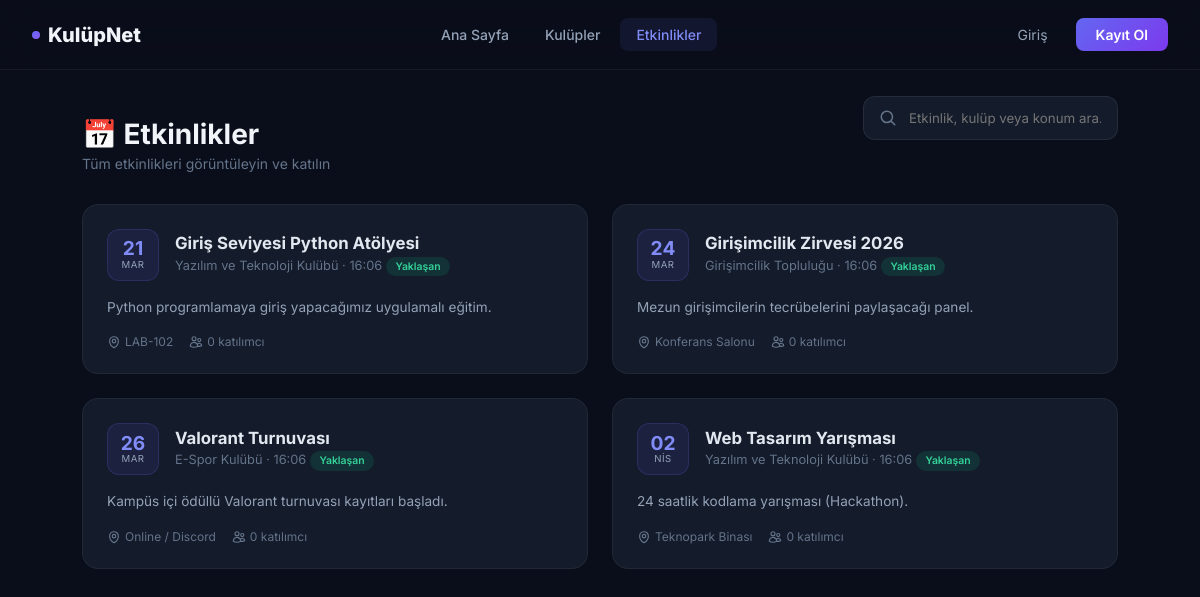
Screenshot of /etkinlikler.php with the database file from the repository.
### tables this page shows
CREATE TABLE IF NOT EXISTS etkinlikler (
    id INT AUTO_INCREMENT PRIMARY KEY,
    kulup_id INT,
    baslik VARCHAR(200) NOT NULL,
    aciklama TEXT,
    tarih DATETIME NOT NULL,
    konum VARCHAR(200),
    kisi_siniri INT DEFAULT NULL,
    FOREIGN KEY (kulup_id) REFERENCES kulupler(id) ON DELETE SET NULL
);

CREATE TABLE IF NOT EXISTS kulupler (
    id INT AUTO_INCREMENT PRIMARY KEY,
    ad VARCHAR(100) NOT NULL,
    aciklama TEXT
);

### etkinlikler.php (the view, shortened to what this page needs)
<?php
require_once 'config/veritabani.php';
$giris_yapildi = isset($_SESSION['kullanici_id']);
$aranan = trim($_GET['aranan'] ?? '');
$sayfa_kayit_sayisi = 6;
$sayfa = isset($_GET['sayfa']) ? max(1, (int)$_GET['sayfa']) : 1;
$offset = ($sayfa - 1) * $sayfa_kayit_sayisi;
$where_clauses = ["e.tarih >= NOW()"];
$params = [];
$where_sql = "WHERE " . implode(" AND ", $where_clauses);
$sql = "SELECT e.*, k.ad as kulup_adi, (SELECT COUNT(*) FROM etkinlik_katilimlari WHERE etkinlik_id = e.id) as katilimci_sayisi
        FROM etkinlikler e
        LEFT JOIN kulupler k ON e.kulup_id = k.id
        $where_sql
        ORDER BY e.tarih ASC
        LIMIT $sayfa_kayit_sayisi OFFSET $offset";
$stmt = $db->prepare($sql);
$stmt->execute($params);
$etkinlikler = $stmt->fetchAll();
$aylar = ['Oca','Şub','Mar','Nis','May','Haz','Tem','Ağu','Eyl','Eki','Kas','Ara'];
?>
<!DOCTYPE html>
<html lang="tr">
<head>
</head>
<body>
    <nav class="navbar">
        <a href="index.php" class="nav-brand"><span class="brand-dot"></span> KulüpNet</a>
        <div class="nav-links">
            <a href="index.php">Ana Sayfa</a>
            <a href="kulupler.php">Kulüpler</a>
            <a href="etkinlikler.php" class="active">Etkinlikler</a>
        </div>
        <div class="nav-auth">
            <?php if ($giris_yapildi): ?>
                <div class="user-menu" style="display: flex; align-items: center; gap: 0.75rem;">
                    <a href="profil.php" class="user-avatar-nav"><?php echo mb_strtoupper(mb_substr($_SESSION['kullanici_ad'], 0, 1)); ?></a>
                    <a href="profil.php" style="text-decoration:none;"><span class="user-menu-name" style="font-size: 0.875rem; font-weight: 600; color: #e2e8f0;"><?php echo htmlspecialchars($_SESSION['kullanici_ad']); ?></span></a>
                    <a href="ayarlar.php" class="btn-ghost" title="Ayarlar">
                        <svg xmlns="http://www.w3.org/2000/svg" fill="none" viewBox="0 0 24 24" stroke-width="2" stroke="currentColor" style="width:18px;height:18px;">
                            <path stroke-linecap="round" stroke-linejoin="round" d="M9.594 3.94c.09-.542.56-.94 1.11-.94h2.593c.55 0 1.02.398 1.11.94l.213 1.281c.063.374.313.686.645.87.074.04.147.083.22.127.325.196.72.257 1.075.124l1.217-.456a1.125 1.125 0 0 1 1.37.49l1.296 2.247a1.125 1.125 0 0 1-.26 1.431l-1.003.827c-.293.241-.438.613-.43.992a7.723 7.723 0 0 1 0 .255c-.008.378.137.75.43.991l1.004.827c.424.35.534.955.26 1.43l-1.298 2.247a1.125 1.125 0 0 1-1.369.491l-1.217-.456c-.355-.133-.75-.072-1.076.124a6.47 6.47 0 0 1-.22.128c-.331.183-.581.495-.644.869l-.213 1.281c-.09.543-.56.94-1.11.94h-2.594c-.55 0-1.019-.398-1.11-.94l-.213-1.281c-.062-.374-.312-.686-.644-.87a6.52 6.52 0 0 1-.22-.127c-.325-.196-.72-.257-1.076-.124l-1.217.456a1.125 1.125 0 0 1-1.369-.49l-1.297-2.247a1.125 1.125 0 0 1 .26-1.431l1.004-.827c.292-.24.437-.613.43-.991a6.932 6.932 0 0 1 0-.255c.007-.38-.138-.751-.43-.992l-1.004-.827a1.125 1.125 0 0 1-.26-1.43l1.297-2.247a1.125 1.125 0 0 1 1.37-.491l1.216.456c.356.133.751.072 1.076-.124.072-.044.146-.086.22-.128.332-.183.582-.495.644-.869l.214-1.28Z" />
                            <path stroke-linecap="round" stroke-linejoin="round" d="M15 12a3 3 0 1 1-6 0 3 3 0 0 1 6 0Z" />
                        </svg>
                    </a>
                    <a href="cikis.php" class="btn-ghost" title="Çıkış">
                        <svg xmlns="http://www.w3.org/2000/svg" fill="none" viewBox="0 0 24 24" stroke-width="2" stroke="currentColor" style="width:18px;height:18px;">
                            <path stroke-linecap="round" stroke-linejoin="round" d="M15.75 9V5.25A2.25 2.25 0 0 0 13.5 3h-6a2.25 2.25 0 0 0-2.25 2.25v13.5A2.25 2.25 0 0 0 7.5 21h6a2.25 2.25 0 0 0 2.25-2.25V15m3 0 3-3m0 0-3-3m3 3H9" />
                        </svg>
                    </a>
                </div>
            <?php else: ?>
                <a href="giris.php" class="btn-ghost">Giriş</a>
                <a href="kayit.php" class="btn-primary-nav">Kayıt Ol</a>
            <?php endif; ?>
        </div>
    </nav>
    <div class="container">
        <div class="page-header">
            <div style="display: flex; justify-content: space-between; align-items: flex-end; flex-wrap: wrap; gap: 1rem;">
                <div>
                    <h1>📅 Etkinlikler</h1>
                    <p>Tüm etkinlikleri görüntüleyin ve katılın</p>
                </div>
                <form action="" method="GET" class="search-container">
                    <svg class="search-icon" xmlns="http://www.w3.org/2000/svg" fill="none" viewBox="0 0 24 24" stroke-width="2" stroke="currentColor"><path stroke-linecap="round" stroke-linejoin="round" d="m21 21-5.197-5.197m0 0A7.5 7.5 0 1 0 5.196 5.196a7.5 7.5 0 0 0 10.607 10.607Z" /></svg>
                    <input type="text" name="aranan" class="search-input" placeholder="Etkinlik, kulüp veya konum ara..." value="<?php echo htmlspecialchars($aranan); ?>">
                </form>
            </div>
        </div>
        <div class="cards-grid">
            <?php if (!empty($etkinlikler)):
                foreach ($etkinlikler as $e):
                    $ts = strtotime($e['tarih']);
                    $gun = date('d', $ts); $ay = $aylar[(int)date('n', $ts) - 1]; $saat = date('H:i', $ts);
                    $gecmis = $ts < time();
            ?>
            <div class="event-card">
                <div class="card-top">
                    <div class="card-date">
                        <span class="day"><?php echo $gun; ?></span>
                        <span class="month"><?php echo $ay; ?></span>
                    </div>
                    <div>
                        <div class="card-title"><?php echo htmlspecialchars($e['baslik']); ?></div>
                        <div class="card-subtitle">
                            <?php echo htmlspecialchars($e['kulup_adi'] ?? 'Genel'); ?> · <?php echo $saat; ?>
                            <?php if ($gecmis): ?>
                                <span class="status-badge status-past">Bitti</span>
                            <?php else: ?>
                                <span class="status-badge status-upcoming">Yaklaşan</span>
                            <?php endif; ?>
                        </div>
                    </div>
                </div>
                <div class="card-desc"><?php echo htmlspecialchars($e['aciklama'] ?? 'Açıklama yok.'); ?></div>
                <div class="card-footer">
                    <div class="card-meta-row">
                        <div class="card-meta-item">
                            <?php echo htmlspecialchars($e['konum'] ?? 'Belirtilmedi'); ?>
                        </div>
                        <div class="card-meta-item">
                            <?php
                                $ks = $e['kisi_siniri'] ?? null;
                                $sinir_text = $ks ? ' / ' . $ks : '';
                                echo $e['katilimci_sayisi'] . $sinir_text . ' katılımcı';
                            ?>
                        </div>
                    </div>
                </div>
            </div>
            <?php endforeach; endif; ?>
        </div>
    </div>
</body>
</html>

### etkinlikler.php (style rules this page uses)
*, *::before, *::after { box-sizing: border-box; margin: 0; padding: 0; }
body { font-family: 'Inter', sans-serif; background: #0a0e1a; color: #f1f5f9; min-height: 100vh; }
.navbar { position: fixed; top: 0; left: 0; right: 0; z-index: 100; background: rgba(10,14,26,0.8); backdrop-filter: blur(20px); border-bottom: 1px solid rgba(255,255,255,0.06); padding: 0 2rem; height: 70px; display: flex; align-items: center; justify-content: space-between; }
.nav-brand { font-size: 1.25rem; font-weight: 800; color: #f1f5f9; text-decoration: none; display: flex; align-items: center; gap: 0.5rem; }
.nav-brand .brand-dot { width: 8px; height: 8px; border-radius: 50%; background: linear-gradient(135deg, #6366f1, #8b5cf6); }
.nav-links { display: flex; gap: 0.25rem; }
.nav-links a { color: #94a3b8; text-decoration: none; padding: 0.5rem 1rem; border-radius: 0.5rem; font-size: 0.875rem; font-weight: 500; transition: all 0.2s; }
.nav-links a.active { color: #818cf8; background: rgba(99,102,241,0.1); }
.nav-auth { display: flex; gap: 0.75rem; align-items: center; }
.btn-ghost { color: #94a3b8; text-decoration: none; padding: 0.5rem 1rem; font-size: 0.875rem; border-radius: 0.5rem; transition: all 0.2s; }
.btn-primary-nav { background: linear-gradient(135deg, #6366f1, #7c3aed); color: white; border: none; padding: 0.5rem 1.25rem; border-radius: 0.5rem; font-size: 0.875rem; font-weight: 600; text-decoration: none; }
.container { max-width: 1100px; margin: 0 auto; padding: 6rem 2rem 3rem; }
.page-header { margin-bottom: 2rem; }
.page-header h1 { font-size: 1.75rem; font-weight: 700; margin-bottom: 0.25rem; }
.page-header p { font-size: 0.875rem; color: #64748b; }
.cards-grid { display: grid; grid-template-columns: repeat(auto-fill, minmax(340px, 1fr)); gap: 1.5rem; }
.event-card { background: rgba(30,41,59,0.5); border: 1px solid rgba(255,255,255,0.06); border-radius: 1rem; padding: 1.5rem; transition: all 0.3s; position: relative; overflow: hidden; }
.event-card .card-top { display: flex; align-items: center; gap: 1rem; margin-bottom: 1rem; }
.card-date { display: flex; flex-direction: column; align-items: center; justify-content: center; min-width: 52px; height: 52px; border-radius: 0.75rem; background: rgba(99,102,241,0.1); border: 1px solid rgba(99,102,241,0.2); }
.card-date .day { font-size: 1.2rem; font-weight: 700; color: #818cf8; line-height: 1; }
.card-date .month { font-size: 0.6rem; color: #94a3b8; text-transform: uppercase; letter-spacing: 0.05em; }
.card-title { font-size: 1.05rem; font-weight: 700; color: #e2e8f0; margin-bottom: 0.2rem; }
.card-subtitle { font-size: 0.8rem; color: #64748b; }
.card-desc { font-size: 0.85rem; color: #94a3b8; line-height: 1.6; margin-bottom: 1rem; display: -webkit-box; -webkit-line-clamp: 2; -webkit-box-orient: vertical; overflow: hidden; }
.card-footer { display: flex; align-items: center; justify-content: space-between; gap: 0.5rem; flex-wrap: wrap; }
.card-meta-row { display: flex; gap: 1rem; align-items: center; }
.card-meta-item { display: flex; align-items: center; gap: 0.25rem; font-size: 0.75rem; color: #64748b; }
.card-meta-item svg { width: 14px; height: 14px; }
.status-badge { display: inline-flex; align-items: center; gap: 0.25rem; padding: 0.2rem 0.6rem; border-radius: 1rem; font-size: 0.65rem; font-weight: 600; }
.status-upcoming { background: rgba(16,185,129,0.15); color: #34d399; }
.event-card { animation: fadeInUp 0.6s ease forwards; opacity: 0; }
.event-card:nth-child(1) { animation-delay: 0.05s; }
.event-card:nth-child(2) { animation-delay: 0.1s; }
.event-card:nth-child(3) { animation-delay: 0.15s; }
.event-card:nth-child(4) { animation-delay: 0.2s; }
.search-container { margin-bottom: 2rem; position: relative; max-width: 500px; }
.search-input { width: 100%; padding: 0.8rem 1rem 0.8rem 2.8rem; border-radius: 0.75rem; background: rgba(30,41,59,0.5); border: 1px solid rgba(255,255,255,0.08); color: white; font-family: 'Inter', sans-serif; transition: all 0.3s; }
.search-icon { position: absolute; left: 1rem; top: 50%; transform: translateY(-50%); color: #64748b; width: 18px; height: 18px; }

### rows the page displays
etkinlikler: tarih "21", tarih "MAR", baslik "Giriş Seviyesi Python Atölyesi", kulup.ad "Yazılım ve Teknoloji Kulübü", tarih "16:06", shows "Yaklaşan", aciklama "Python programlamaya giriş yapacağımız uygulamalı eğitim.", konum "LAB-102", katilimci_sayisi "0"
etkinlikler: tarih "24", tarih "MAR", baslik "Girişimcilik Zirvesi 2026", kulup.ad "Girişimcilik Topluluğu", tarih "16:06", shows "Yaklaşan", aciklama "Mezun girişimcilerin tecrübelerini paylaşacağı panel.", konum "Konferans Salonu", katilimci_sayisi "0"
etkinlikler: tarih "26", tarih "MAR", baslik "Valorant Turnuvası", kulup.ad "E-Spor Kulübü", tarih "16:06", shows "Yaklaşan", aciklama "Kampüs içi ödüllü Valorant turnuvası kayıtları başladı.", konum "Online / Discord", katilimci_sayisi "0"
etkinlikler: tarih "02", tarih "NIS", baslik "Web Tasarım Yarışması", kulup.ad "Yazılım ve Teknoloji Kulübü", tarih "16:06", shows "Yaklaşan", aciklama "24 saatlik kodlama yarışması (Hackathon).", konum "Teknopark Binası", katilimci_sayisi "0"
